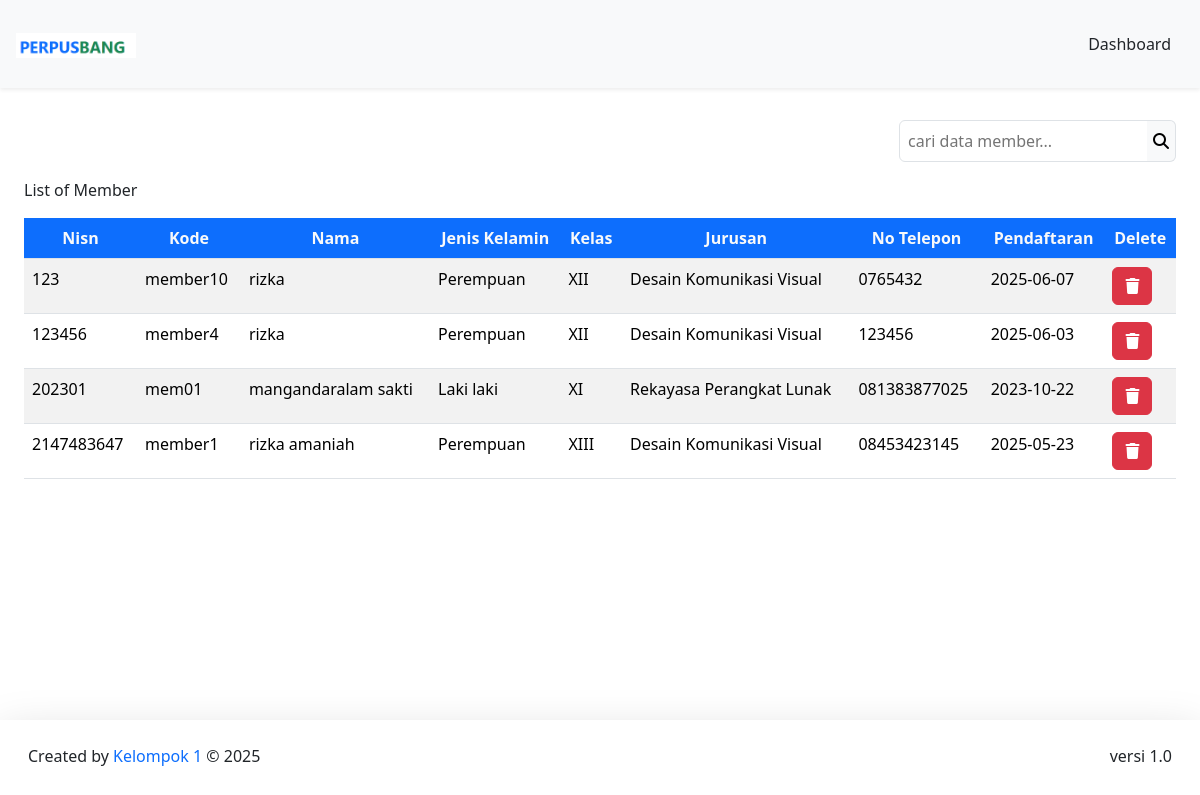
Page /DashboardAdmin/member/member.php (signed in) on the committed database.
### tables this page shows
CREATE TABLE `member` (
  `nisn` int(11) NOT NULL,
  `kode_member` varchar(12) NOT NULL,
  `nama` varchar(255) NOT NULL,
  `password` varchar(255) NOT NULL,
  `jenis_kelamin` varchar(20) NOT NULL,
  `kelas` varchar(5) NOT NULL,
  `jurusan` varchar(50) NOT NULL,
  `no_tlp` varchar(15) NOT NULL,
  `tgl_pendaftaran` date NOT NULL
);

### config/config.php (called while the page is built, shortened)
<?php
$host = "127.0.0.1";
$username = "root";
$password = "";
$database_name = "perpustakaan";
$connection = mysqli_connect($host, $username, $password, $database_name);
function queryReadData($dataKategori) {
  global $connection;
  $result = mysqli_query($connection, $dataKategori);
  $items = [];
  while($item = mysqli_fetch_assoc($result)) {
    $items[] = $item;
  }
  return $items;
}
?>

### DashboardAdmin/member/member.php (the view, shortened to what this page needs)
<?php
require "../../config/config.php";
$member = queryReadData("SELECT * FROM member");
?>
<!DOCTYPE html>
<html lang="en">
  <head>
    <link href="https://cdn.jsdelivr.net/npm/bootstrap@5.3.2/dist/css/bootstrap.min.css" rel="stylesheet">
  </head>
  <body>
    <nav class="navbar fixed-top bg-body-tertiary shadow-sm">
      <div class="container-fluid p-3">
        <a class="navbar-brand" href="#">
          <img src="../../assets/logoo.png" alt="logo" width="120px">
        </a>
        <a class="btn btn-tertiary" href="../dashboardAdmin.php">Dashboard</a>
      </div>
    </nav>
    <div class="p-4 mt-5">
     <form action="" method="post" class="mt-5">
       <div class="input-group d-flex justify-content-end mb-3">
         <input class="border p-2 rounded rounded-end-0 bg-tertiary" type="text" name="keyword" id="keyword" placeholder="cari data member...">
         <button class="border border-start-0 bg-light rounded rounded-start-0" type="submit" name="search"><i class="fa-solid fa-magnifying-glass"></i></button>
       </div>
      </form>
      <caption>List of Member</caption>
      <div class="table-responsive mt-3">
        <table class="table table-striped table-hover">
        <thead class="text-center">
          <tr>
            <th class="bg-primary text-light">Nisn</th>
            <th class="bg-primary text-light">Kode</th>
            <th class="bg-primary text-light">Nama</th>
            <th class="bg-primary text-light">Jenis Kelamin</th>
            <th class="bg-primary text-light">Kelas</th>
            <th class="bg-primary text-light">Jurusan</th>
            <th class="bg-primary text-light">No Telepon</th>
            <th class="bg-primary text-light">Pendaftaran</th>
            <th class="bg-primary text-light">Delete</th>
          </tr>
        </thead>
      <?php foreach($member as $item) : ?>
      <tr>
        <td><?=$item["nisn"];?></td>
        <td><?=$item["kode_member"];?></td>
        <td><?=$item["nama"];?></td>
        <td><?=$item["jenis_kelamin"];?></td>
        <td><?=$item["kelas"];?></td>
        <td><?=$item["jurusan"];?></td>
        <td><?=$item["no_tlp"];?></td>
        <td><?=$item["tgl_pendaftaran"];?></td>
        <td>
          <div class="action">
             <a href="deleteMember.php?id=<?= $item["nisn"]; ?>" class="btn btn-danger" onclick="return confirm('Yakin ingin menghapus data member ?');"><i class="fa-solid fa-trash"></i></a>
           </div>
        </td>
       </tr>
      <?php endforeach;?>
    </table>
    </div>
  </div>
    <footer class="fixed-bottom shadow-lg bg-subtle p-3">
      <div class="container-fluid d-flex justify-content-between">
         <p class="mt-2">Created by <span class="text-primary"> Kelompok 1</span> © 2025</p>
      <p class="mt-2">versi 1.0</p>
      </div>
    </footer>
  </body>
</html>

### rows in the picture
member: nisn "123", kode_member "member10", nama "rizka", jenis_kelamin "Perempuan", kelas "XII", jurusan "Desain Komunikasi Visual", no_tlp "0765432", tgl_pendaftaran "2025-06-07"
member: nisn "123456", kode_member "member4", nama "rizka", jenis_kelamin "Perempuan", kelas "XII", jurusan "Desain Komunikasi Visual", no_tlp "123456", tgl_pendaftaran "2025-06-03"
member: nisn "202301", kode_member "mem01", nama "mangandaralam sakti", jenis_kelamin "Laki laki", kelas "XI", jurusan "Rekayasa Perangkat Lunak", no_tlp "081383877025", tgl_pendaftaran "2023-10-22"
member: nisn "2147483647", kode_member "member1", nama "rizka amaniah", jenis_kelamin "Perempuan", kelas "XIII", jurusan "Desain Komunikasi Visual", no_tlp "08453423145", tgl_pendaftaran "2025-05-23"
